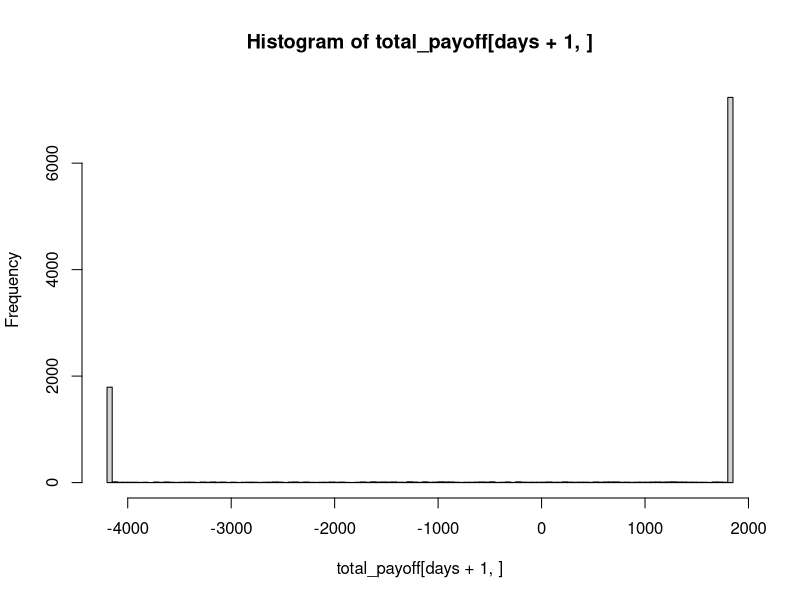
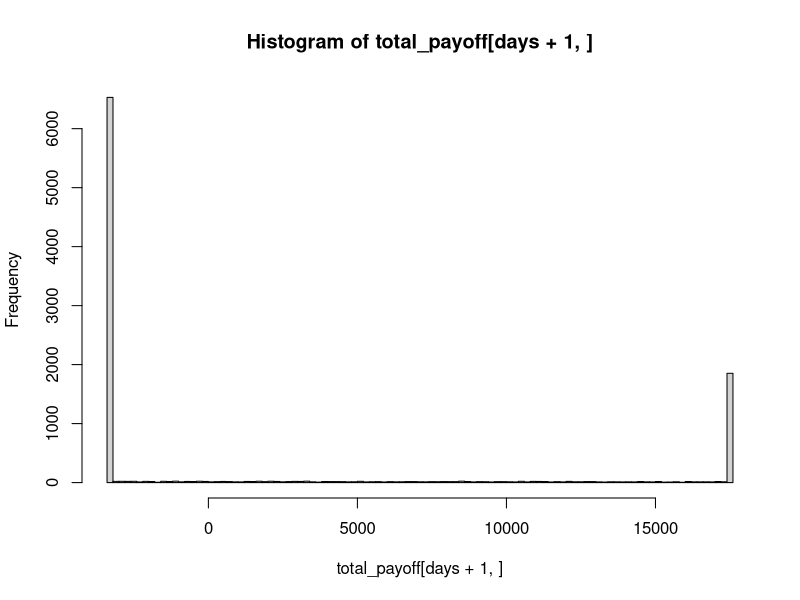
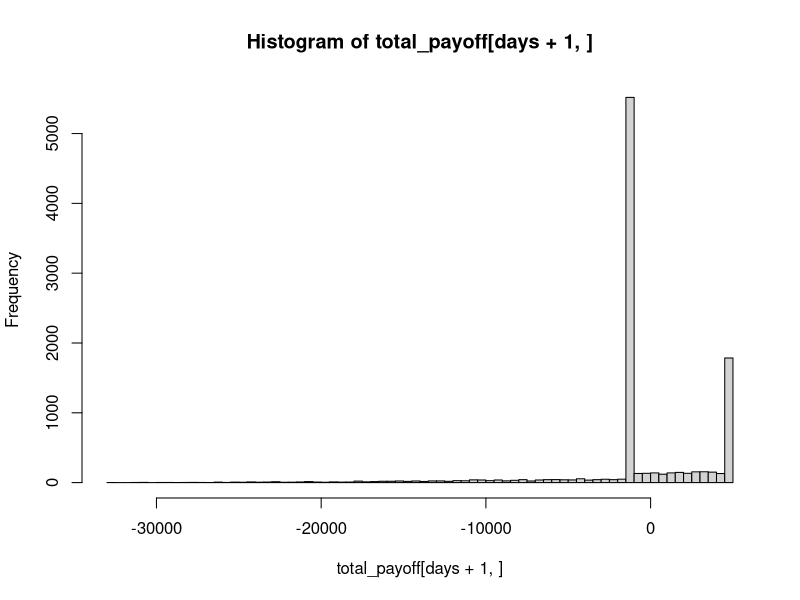
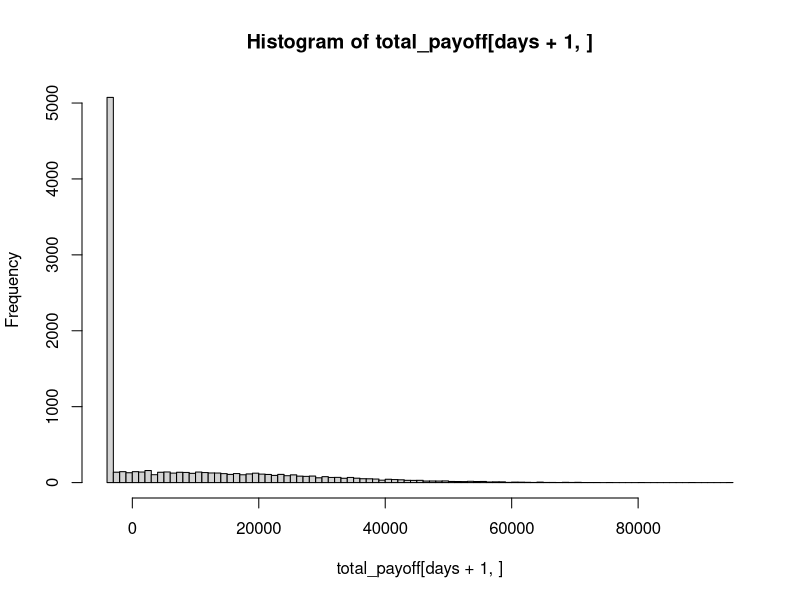

Write R code to recreate these figures, in order.
###############################################################
runs <- 10000
premium = 1840
current_px = 49.40
days = 62
#UPDATE MRKT PX, VOLS AND DTM
generate.path <- function(){
  #days <- 76
  sigma = .15/252^.5
  changes <- rnorm(days,mean=1-.0001438,sd=max(rnorm(days, mean = sigma, sd = sigma/2), 0.01))
  sample.path <- cumprod(c(current_px,changes))
  #closing.price <- sample.path[days+1] #+1 because we add the opening price
  #return(closing.price)
}

all_paths = replicate(runs,generate.path())

#Payoff
call_sold_shares = 2000
call_purchased_shares = 2000
put_sold_shares = 0
put_purchased_shares = 0

call_sold_strike = 53
call_purchased_strike = 56
put_sold_strike = 50
put_purchased_strike = 47

call_sold_payoff = ifelse(all_paths > call_sold_strike, (call_sold_strike - all_paths)*call_sold_shares,0)
call_purchased_payoff = ifelse(all_paths > call_purchased_strike, (all_paths - call_purchased_strike)*call_purchased_shares,0)

put_sold_payoff = ifelse(all_paths < put_sold_strike, (all_paths - put_sold_strike)*put_sold_shares,0)
put_purchased_payoff = ifelse(all_paths < put_purchased_strike, (put_purchased_strike - all_paths)*put_purchased_shares,0)

total_payoff = premium + call_purchased_payoff + call_sold_payoff + put_purchased_payoff + put_sold_payoff
hist(total_payoff[days+1,],breaks = 100)
mean(total_payoff[days+1,])
summary(total_payoff[days+1,])

#matplot(all_paths,type = "l")
#closing_price = all_paths[75,] #(need code for "last" column" AGREE PATHS WITH "DAYS"
#hist(closing_price,breaks = 100,col = "green")
#summary(closing_price)

##################################################
# FXI
runs <- 10000
premium = -3400
current_px = 46.28
days = 224
#UPDATE MRKT PX, VOLS AND DTM
generate.path <- function(){
  #days <- 224
  sigma = .1567/252^.5
  changes <- rnorm(days,mean=1+.0004713,sd=max(rnorm(days, mean = sigma, sd = sigma/2), 0.01))
  sample.path <- cumprod(c(current_px,changes))
  #closing.price <- sample.path[days+1] #+1 because we add the opening price
  #return(closing.price)
}

all_paths = replicate(runs,generate.path())

#Payoff
call_sold_shares = 0
call_purchased_shares = 0
put_sold_shares = 3000
put_purchased_shares = 3000

call_sold_strike = 0
call_purchased_strike = 0
put_sold_strike = 35
put_purchased_strike = 42

call_sold_payoff = ifelse(all_paths > call_sold_strike, (call_sold_strike - all_paths)*call_sold_shares,0)
call_purchased_payoff = ifelse(all_paths > call_purchased_strike, (all_paths - call_purchased_strike)*call_purchased_shares,0)

put_sold_payoff = ifelse(all_paths < put_sold_strike, (all_paths - put_sold_strike)*put_sold_shares,0)
put_purchased_payoff = ifelse(all_paths < put_purchased_strike, (put_purchased_strike - all_paths)*put_purchased_shares,0)

total_payoff = premium + call_purchased_payoff + call_sold_payoff + put_purchased_payoff + put_sold_payoff
hist(total_payoff[days+1,],breaks = 100)
#boxplot(total_payoff[days+1,])
#matplot(all_paths,type = "l")
mean(total_payoff[days+1,])
summary(total_payoff[days+1,])
###################################################################
# EEM
runs <- 10000
premium = 4540
current_px = 45.88
days = 212
#UPDATE MRKT PX, VOLS AND DTM
generate.path <- function(){
  #days <- 224
  sigma = .118/252^.5
  changes <- rnorm(days,mean=1+.0005845331,sd=max(rnorm(days, mean = sigma, sd = sigma/2), 0.01))
  sample.path <- cumprod(c(current_px,changes))
  #closing.price <- sample.path[days+1] #+1 because we add the opening price
  #return(closing.price)
}

all_paths = replicate(runs,generate.path())

#Payoff
call_sold_shares = 2000
call_purchased_shares = 2000
put_sold_shares = 2000
put_purchased_shares = 0

call_sold_strike = 46
call_purchased_strike = 49
put_sold_strike = 40
put_purchased_strike = 0

call_sold_payoff = ifelse(all_paths > call_sold_strike, (call_sold_strike - all_paths)*call_sold_shares,0)
call_purchased_payoff = ifelse(all_paths > call_purchased_strike, (all_paths - call_purchased_strike)*call_purchased_shares,0)

put_sold_payoff = ifelse(all_paths < put_sold_strike, (all_paths - put_sold_strike)*put_sold_shares,0)
put_purchased_payoff = ifelse(all_paths < put_purchased_strike, (put_purchased_strike - all_paths)*put_purchased_shares,0)

total_payoff = premium + call_purchased_payoff + call_sold_payoff + put_purchased_payoff + put_sold_payoff
hist(total_payoff[days+1,],breaks = 100)
#boxplot(total_payoff[days+1,])
#matplot(all_paths,type = "l")
summary(total_payoff[days+1,])
##################################################
# HYG
runs <- 10000
premium = -3400
current_px = 86.68
days = 212
#UPDATE MRKT PX, VOLS AND DTM
generate.path <- function(){
  #days <- 224
  sigma = .08/252^.5
  changes <- rnorm(days,mean=1+.0000,sd=max(rnorm(days, mean = sigma, sd = sigma/2), 0.01))
  sample.path <- cumprod(c(current_px,changes))
  #closing.price <- sample.path[days+1] #+1 because we add the opening price
  #return(closing.price)
}

all_paths = replicate(runs,generate.path())


#Payoff
call_sold_shares = 0
call_purchased_shares = 0
put_sold_shares = 0
put_purchased_shares = 2000

call_sold_strike = 0
call_purchased_strike = 0
put_sold_strike = 0
put_purchased_strike = 85

call_sold_payoff = ifelse(all_paths > call_sold_strike, (call_sold_strike - all_paths)*call_sold_shares,0)
call_purchased_payoff = ifelse(all_paths > call_purchased_strike, (all_paths - call_purchased_strike)*call_purchased_shares,0)

put_sold_payoff = ifelse(all_paths < put_sold_strike, (all_paths - put_sold_strike)*put_sold_shares,0)
put_purchased_payoff = ifelse(all_paths < put_purchased_strike, (put_purchased_strike - all_paths)*put_purchased_shares,0)

total_payoff = premium + call_purchased_payoff + call_sold_payoff + put_purchased_payoff + put_sold_payoff
hist(total_payoff[days+1,],breaks = 100)
#boxplot(total_payoff[days+1,])
#matplot(all_paths,type = "l")
summary(total_payoff[days+1,])